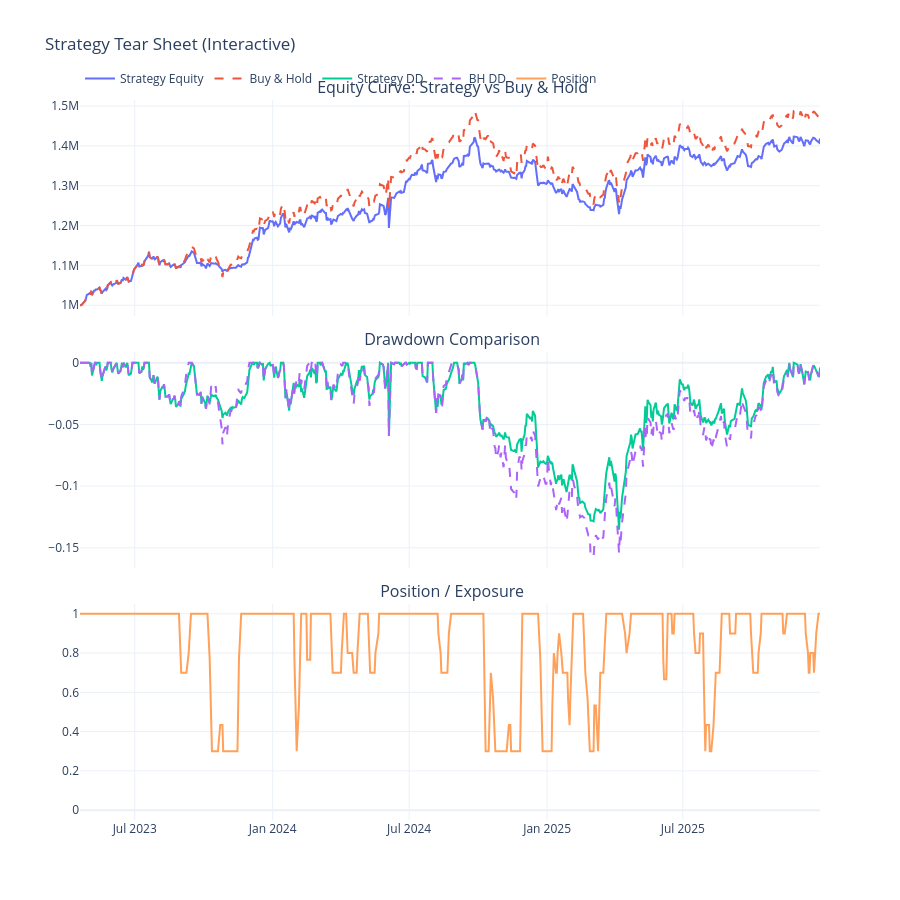

The code cell stored with this chart in its notebook:
### Code cell
# ---------------------------------------------------------
# Run tail-hedge (crash protection) strategy
# ---------------------------------------------------------
# Convert regime signals into defensive position sizing
signal_r = two_regime_strategy(signals)  # takes signals as input and call function two_regime_strategy

# Backtest tail-hedge strategy with transaction costs
results_tail_hedge = backtest_clean(signal_r)   

# Evaluate performance and risk metrics
results1, strat_dd1, bh_dd1 = evaluate_clean(results_tail_hedge)   # calling the evaluation function and storing the three outputs it returns.
# At the end of the function, it returns o/ps : performance metrics table, strategy drawdown series, buy and hold series
# Visualize equity curve, drawdowns, and exposure behavior
plot_strategy_results(results_tail_hedge, strat_dd1, bh_dd1)  # this function plots the curve of the o/ps.

### Figure 1 — Plotly figure (JSON) as saved in the notebook; plotly's stock layout.template omitted (floating-point values rounded to 4 significant figures; data arrays with more than 128 entries replaced by an {"elided": "..."} marker saying what was removed)
{"data": [{"mode": "lines", "name": "Strategy Equity", "type": "scatter", "x": {"elided": "669 str values"}, "xaxis": "x", "y": {"elided": "669 float values"}, "yaxis": "y"}, {"line": {"dash": "dash"}, "mode": "lines", "name": "Buy & Hold", "type": "scatter", "x": {"elided": "669 str values"}, "xaxis": "x", "y": {"elided": "669 float values"}, "yaxis": "y"}, {"mode": "lines", "name": "Strategy DD", "type": "scatter", "x": {"elided": "669 str values"}, "xaxis": "x2", "y": {"elided": "669 float values"}, "yaxis": "y2"}, {"line": {"dash": "dash"}, "mode": "lines", "name": "BH DD", "type": "scatter", "x": {"elided": "669 str values"}, "xaxis": "x2", "y": {"elided": "669 float values"}, "yaxis": "y2"}, {"mode": "lines", "name": "Position", "type": "scatter", "x": {"elided": "669 str values"}, "xaxis": "x3", "y": {"elided": "669 float values"}, "yaxis": "y3"}], "layout": {"annotations": [{"font": {"size": 16}, "showarrow": false, "text": " Equity Curve: Strategy vs Buy & Hold", "x": 0.5, "xanchor": "center", "xref": "paper", "y": 1, "yanchor": "bottom", "yref": "paper"}, {"font": {"size": 16}, "showarrow": false, "text": " Drawdown Comparison", "x": 0.5, "xanchor": "center", "xref": "paper", "y": 0.65, "yanchor": "bottom", "yref": "paper"}, {"font": {"size": 16}, "showarrow": false, "text": " Position / Exposure", "x": 0.5, "xanchor": "center", "xref": "paper", "y": 0.3, "yanchor": "bottom", "yref": "paper"}], "height": 900, "legend": {"orientation": "h", "y": 1.05}, "title": {"text": " Strategy Tear Sheet (Interactive)"}, "xaxis": {"anchor": "y", "domain": [0, 1], "matches": "x3", "showticklabels": false}, "xaxis2": {"anchor": "y2", "domain": [0, 1], "matches": "x3", "showticklabels": false}, "xaxis3": {"anchor": "y3", "domain": [0, 1]}, "yaxis": {"anchor": "x", "domain": [0.7, 1]}, "yaxis2": {"anchor": "x2", "domain": [0.35, 0.65]}, "yaxis3": {"anchor": "x3", "domain": [0, 0.3], "range": [-0.05, 1.05]}}}
